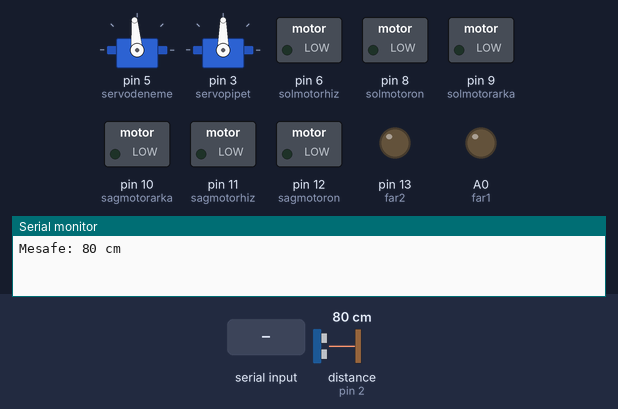
A sketch run on a simulated Arduino Uno, built with avr-gcc and run on an emulated ATmega328P. On the bench: 2 × servo, switched loads named in the sketch (green lamp = pin HIGH), output pins drawn as LEDs (lit = HIGH), the last lines printed to the serial monitor. Wiring (inferred from the names in the program): ultrasonic range finder: trigger pin 4; echo pin 2. The test bench sets the inputs (shaded band); at power-on: distance to the obstacle (sensor on pin 2) 80 cm. The echo pulse lasts 58.3 µs per cm; pins used as bus, display or sensor lines are not drawn.

Above: at 1.21 s.
1.3 s: "ileri" received over Serial
At 4.4 s:
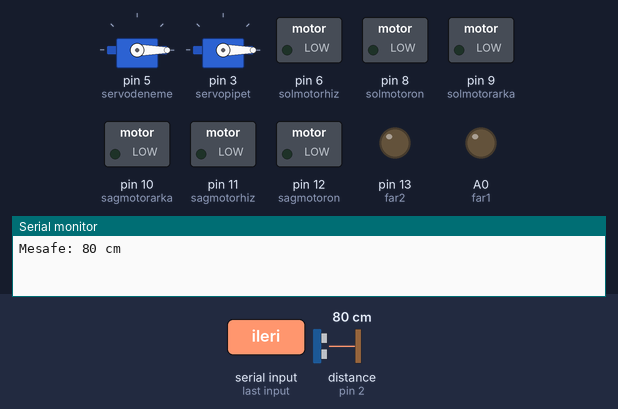
4.8 s: distance to the obstacle (sensor on pin 2) set to 33 cm
14.1 s: distance to the obstacle (sensor on pin 2) set to 29 cm
At 22.4 s:
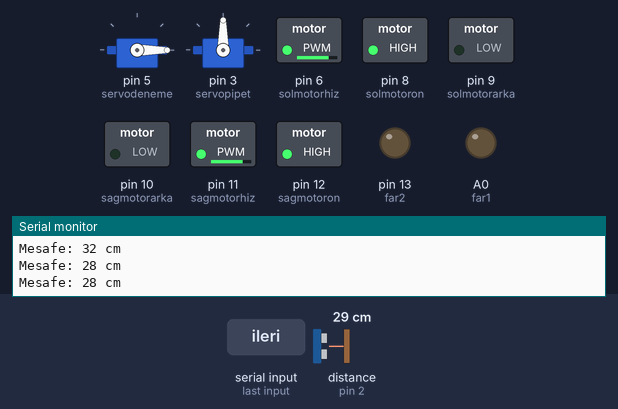
23.9 s: "geri" received over Serial
At 27.16 s:
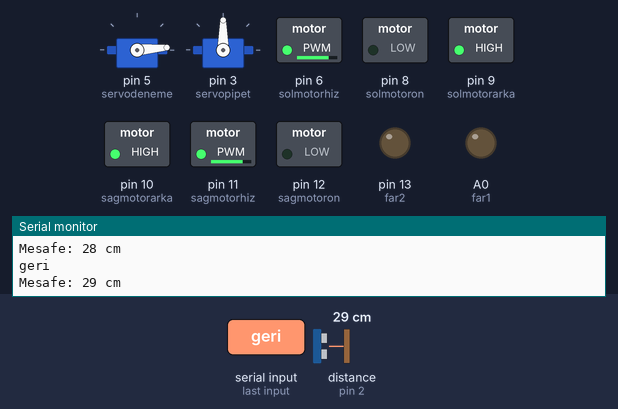
27.4 s: distance to the obstacle (sensor on pin 2) set to 35 cm
30.9 s: distance to the obstacle (sensor on pin 2) set to 27 cm
At 31.82 s:
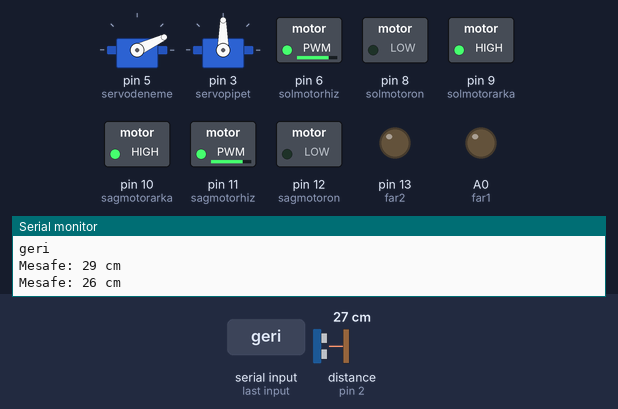
Timing chart, 0 to 35.4 s (numbered marks = the images above; inputs shaded):
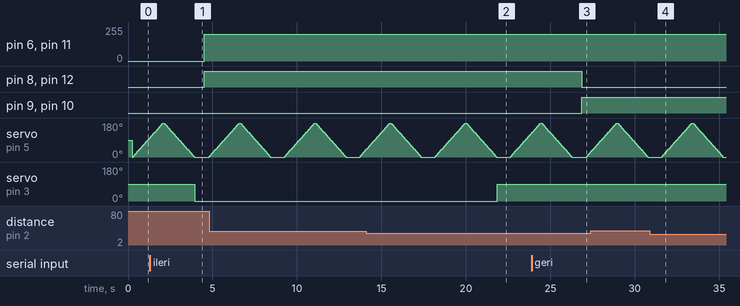

The sketch:

S_LVANUS.ino
```cpp
#define  sagmotorhiz 11
#define  solmotorhiz  6
#define  sagmotoron  12
#define  sagmotorarka  10
#define  solmotoron  8
#define  solmotorarka  9
#include <Servo.h>
Servo servodeneme;
Servo servopipet;
#define trig 4
#define echo 2
int sure=0;
int mesafe=0;
int x;
int y;
int far1 =A0;
int far2 = 13;
String komut;
void setup()
{
  Serial.begin(9600);
  pinMode(sagmotorhiz, OUTPUT);
  pinMode(solmotorhiz, OUTPUT);
  pinMode(sagmotoron, OUTPUT);
  pinMode(sagmotorarka, OUTPUT);
  pinMode(solmotoron, OUTPUT);
  pinMode(solmotorarka, OUTPUT);
  pinMode(far1, OUTPUT);
  pinMode(far2, OUTPUT);
  pinMode(trig, OUTPUT);
  pinMode(echo, INPUT);
  servodeneme.attach(5);
  servopipet.attach(3);
  Serial.begin(9600);
}

void loop()
{
  while  (Serial.available())
{
  delay(10);
  char oku=Serial.read();
  if(oku=='#'){break;}
    komut += oku;
}
  if(komut.length() > 0){

    Serial.println(komut);
    if(komut=="ileri" ||komut=="ileri git"||komut=="silvanus ileri git "||komut=="silvanus ileri "||komut=="İleri" ||komut=="İleri git"){ileri();}
    else if (komut=="geri" ||komut=="geri git"||komut=="silvanus geri git "||komut=="silvanus geri "){geri();}
    else if (komut=="sağ" ||komut=="sağa dön"||komut=="silvanus sağ git "||komut=="silvanus sağa git "){sag(); delay(500); ileri();}
    else if (komut=="sol" ||komut=="sola dön"||komut=="silvanus sol git "||komut=="silvanus sola git "){sol(); delay(500); ileri();}
    else if (komut=="dur" ||komut==" motarları durdur"||komut=="silvanus dur "||komut=="silvanus motorları durdur "){dur();}
    else if (komut=="far yak" ||komut=="sivanus far yak"||komut=="silvanus farları yak "||komut=="farları yak "||komut==" aç "||komut=="yak "){ac();}
    else if (komut=="far kapat" ||komut=="sivanus far kapat"||komut=="silvanus farları kapat "||komut=="farları kapat "||komut==" kapat "){kapat();}
    komut = "";
    }
  digitalWrite(trig, HIGH);
  delayMicroseconds(1000);
  digitalWrite(trig, LOW);
  sure = pulseIn(echo, HIGH);
  mesafe = (sure/2) / 29.1;
  Serial.print("Mesafe: ");
  Serial.print(mesafe);
  Serial.println(" cm");
  delay(250);
  for(x=0 ; x<=180 ;x += 5)
  {
    servodeneme.write(x);
    delay(50);
    }
    for(y=180 ; y>=0 ; y -= 5 )
   {
    servodeneme.write(y);
    delay(50);
    }
   if (mesafe<=30)
  {
  servopipet.write(90);
  delay(500);
  }
  else
  {
  servopipet.write(0);
  delay(500);
  }
}
void ileri()
{
analogWrite(sagmotorhiz,200);// motor hızı
digitalWrite(sagmotoron,HIGH );//motor öne gitmesi
digitalWrite(sagmotorarka, LOW );//motor arkaya dönmesi engel
analogWrite(solmotorhiz,200);// motor hızı
digitalWrite(solmotoron,HIGH );//motor öne gitmesi
digitalWrite(solmotorarka, LOW );//motor arkaya dönmesi engel
  }
 void geri()
{
analogWrite(sagmotorhiz,200);// motor hızı
digitalWrite(sagmotoron,0 );//motor öne gitmesi
digitalWrite(sagmotorarka, 1 );//motor arkaya dönmesi engel
analogWrite(solmotorhiz,200);// motor hızı
digitalWrite(solmotoron, 0);//motor öne gitmesi
digitalWrite(solmotorarka, 1 );//motor arkaya dönmesi engel
  }
  void sag()
{
analogWrite(sagmotorhiz,150);// motor hızı
digitalWrite(sagmotoron,0 );//motor öne gitmesi
digitalWrite(sagmotorarka, 1 );//motor arkaya dönmesi engel
analogWrite(solmotorhiz,150);// motor hızı
digitalWrite(solmotoron,1 );//motor öne gitmesi
digitalWrite(solmotorarka, 0 );//motor arkaya dönmesi engel
  }
  void sol()
{
analogWrite(sagmotorhiz,150);// motor hızı
digitalWrite(sagmotoron,1 );//motor öne gitmesi
digitalWrite(sagmotorarka, 0 );//motor arkaya dönmesi engel
analogWrite(solmotorhiz,150);// motor hızı
digitalWrite(solmotoron,0 );//motor öne gitmesi
digitalWrite(solmotorarka, 1 );//motor arkaya dönmesi engel
  }
  void dur ()
  {
analogWrite(sagmotorhiz,0);// motor hızı
digitalWrite(sagmotoron,0 );//motor öne gitmesi
digitalWrite(sagmotorarka, 0 );//motor arkaya dönmesi engel
analogWrite(solmotorhiz,0);// motor hızı
digitalWrite(solmotoron,0 );//motor öne gitmesi
digitalWrite(solmotorarka, 0);//motor arkaya dönmesi engel
    }
    void ac ()
{
  digitalWrite(A0, HIGH);
  digitalWrite(13, HIGH);
}
void kapat ()
{
  digitalWrite(A0, LOW);
  digitalWrite(13, LOW);
}
```

Measured:
- the behaviour switches between 31 and 30 cm on distance to the obstacle (sensor on pin 2) (found by bisection; images 1 and 2)
- after the input at 1.3 s, pin 6 (solmotorhiz), pin 11 (sagmotorhiz): 0/255 → 200/255 after 3.2 s; pin 8 (solmotoron), pin 12 (sagmotoron): LOW → HIGH after 3.2 s
- after the input at 14.1 s, servo on pin 3 (servopipet): 0° → 90° after 7.8 s
- after the input at 23.9 s, pin 8 (solmotoron), pin 12 (sagmotoron): HIGH → LOW after 3.0 s; pin 9 (solmotorarka), pin 10 (sagmotorarka): LOW → HIGH after 3.0 s
- after the input at 30.9 s, servo on pin 3 (servopipet): stays 90° (without the input it goes to 0° after 4.4 s)
